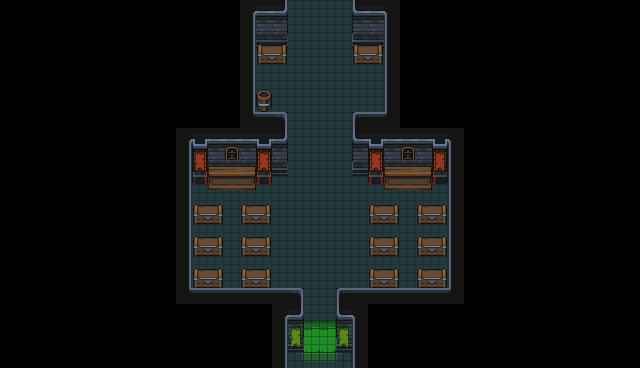

Rendered tile map (Tiled .tmx) drawn with the repository's tilesets; below, a short description and the map source with its tile grids summarised:
An orthogonal 40x23 tile map with 16x16 px tiles, 4 tile layers (floor, walls, doors, props), 2 tilesets and 4 objects (ReadyToGo, win, Player, Freedom).

<map version="1.8" tiledversion="1.8.6" orientation="orthogonal" renderorder="right-down" width="40" height="23" tilewidth="16" tileheight="16" infinite="0" nextlayerid="8" nextobjectid="12">
 <tileset firstgid="1" name="Dungeon tiles" tilewidth="16" tileheight="16" tilecount="625" columns="25">
  <image source="../images/Environment/Dungeon Prison/Assets/Tiles.png" width="400" height="400" />
  <tile id="0">
   <properties>
    <property name="obstacle" type="bool" value="true" />
   </properties>
  </tile>
  <tile id="1">
   <properties>
    <property name="obstacle" type="bool" value="true" />
   </properties>
  </tile>
  <tile id="2">
   <properties>
    <property name="obstacle" type="bool" value="true" />
   </properties>
  </tile>
  <tile id="3">
   <properties>
    <property name="obstacle" type="bool" value="true" />
   </properties>
  </tile>
  <tile id="25">
   <properties>
    <property name="obstacle" type="bool" value="true" />
   </properties>
  </tile>
  <tile id="26">
   <properties>
    <property name="obstacle" type="bool" value="true" />
   </properties>
  </tile>
  <tile id="27">
   <properties>
    <property name="obstacle" type="bool" value="true" />
   </properties>
  </tile>
  <tile id="28">
   <properties>
    <property name="obstacle" type="bool" value="true" />
   </properties>
  </tile>
  <tile id="50">
   <properties>
    <property name="obstacle" type="bool" value="true" />
   </properties>
  </tile>
  <tile id="51">
   <properties>
    <property name="obstacle" type="bool" value="true" />
   </properties>
  </tile>
  <tile id="52">
   <properties>
    <property name="obstacle" type="bool" value="true" />
   </properties>
  </tile>
  <tile id="53">
   <properties>
    <property name="obstacle" type="bool" value="true" />
   </properties>
  </tile>
  <tile id="75">
   <properties>
    <property name="obstacle" type="bool" value="true" />
   </properties>
  </tile>
  <tile id="76">
   <properties>
    <property name="obstacle" type="bool" value="true" />
   </properties>
  </tile>
  <tile id="77">
   <properties>
    <property name="obstacle" type="bool" value="true" />
   </properties>
  </tile>
  <tile id="100">
   <properties>
    <property name="obstacle" type="bool" value="true" />
   </properties>
  </tile>
  <tile id="101">
   <properties>
    <property name="obstacle" type="bool" value="true" />
   </properties>
  </tile>
  <tile id="102">
   <properties>
    <property name="obstacle" type="bool" value="true" />
   </properties>
  </tile>
  <tile id="103">
   <properties>
    <property name="obstacle" type="bool" value="true" />
   </properties>
  </tile>
  <tile id="104">
   <properties>
    <property name="obstacle" type="bool" value="true" />
   </properties>
  </tile>
  <tile id="109">
   <properties>
    <property name="obstacle" type="bool" value="true" />
   </properties>
  </tile>
  <tile id="125">
   <properties>
    <property name="obstacle" type="bool" value="true" />
   </properties>
  </tile>
  <tile id="126">
   <properties>
    <property name="obstacle" type="bool" value="true" />
   </properties>
  </tile>
  <tile id="127">
   <properties>
    <property name="obstacle" type="bool" value="true" />
   </properties>
  </tile>
  <tile id="128">
   <properties>
    <property name="obstacle" type="bool" value="true" />
   </properties>
  </tile>
  <tile id="129">
   <properties>
    <property name="obstacle" type="bool" value="true" />
   </properties>
  </tile>
  <tile id="134">
   <properties>
    <property name="obstacle" type="bool" value="true" />
   </properties>
  </tile>
  <tile id="150">
   <properties>
    <property name="obstacle" type="bool" value="true" />
   </properties>
  </tile>
  <tile id="151">
   <properties>
    <property name="obstacle" type="bool" value="true" />
   </properties>
  </tile>
  <tile id="152">
   <properties>
    <property name="obstacle" type="bool" value="true" />
   </properties>
  </tile>
  <tile id="153">
   <properties>
    <property name="obstacle" type="bool" value="true" />
   </properties>
  </tile>
  <tile id="154">
   <properties>
    <property name="obstacle" type="bool" value="true" />
   </properties>
  </tile>
  <tile id="209">
   <properties>
    <property name="obstacle" type="bool" value="true" />
   </properties>
  </tile>
  <tile id="234">
   <properties>
    <property name="obstacle" type="bool" value="true" />
   </properties>
  </tile>
  <tile id="325">
   <properties>
    <property name="obstacle" type="bool" value="true" />
   </properties>
  </tile>
  <tile id="326">
   <properties>
    <property name="obstacle" type="bool" value="true" />
   </properties>
  </tile>
  <tile id="327">
   <properties>
    <property name="obstacle" type="bool" value="true" />
   </properties>
  </tile>
  <tile id="328">
   <properties>
    <property name="obstacle" type="bool" value="true" />
   </properties>
  </tile>
  <tile id="329">
   <properties>
    <property name="obstacle" type="bool" value="true" />
   </properties>
  </tile>
 </tileset>
 <tileset firstgid="626" name="Dungeon props" tilewidth="16" tileheight="16" tilecount="625" columns="25">
  <image source="../images/Environment/Dungeon Prison/Assets/Props.png" width="400" height="400" />
  <tile id="6">
   <properties>
    <property name="obstacle" type="bool" value="true" />
   </properties>
  </tile>
  <tile id="7">
   <properties>
    <property name="obstacle" type="bool" value="true" />
   </properties>
  </tile>
  <tile id="8">
   <properties>
    <property name="obstacle" type="bool" value="true" />
   </properties>
  </tile>
  <tile id="107">
   <properties>
    <property name="obstacle" type="bool" value="true" />
   </properties>
  </tile>
  <tile id="132">
   <properties>
    <property name="obstacle" type="bool" value="true" />
   </properties>
  </tile>
  <tile id="157">
   <properties>
    <property name="obstacle" type="bool" value="true" />
   </properties>
  </tile>
 </tileset>
 <layer id="1" name="floor" width="40" height="23">
  <data>[920 cells, 184 non-empty, 6 distinct tile ids]</data>
 </layer>
 <layer id="2" name="walls" width="40" height="23">
  <data>[920 cells, 122 non-empty, 30 distinct tile ids]</data>
 </layer>
 <layer id="4" name="doors" width="40" height="23">
  <data>[920 cells, 0 non-empty, 0 distinct tile ids]</data>
 </layer>
 <layer id="3" name="props" width="40" height="23">
  <data>[920 cells, 84 non-empty, 17 distinct tile ids]</data>
 </layer>
 <objectgroup id="5" name="objects">
  <object id="3" name="ReadyToGo" x="310.951" y="65.1436">
   <properties>
    <property name="object">((:ui  :r 147 :g 56 :b 28 :text
"\"Let`s wrap it up. Admittedly, the game has its technical flaws, but
the hero's quest to overthrow the tyrant will captivate you.
In these challenging times, we need more games that touch our humanity.\"
"))</property>
   </properties>
   <point />
  </object>
  <object id="6" name="win" x="312.876" y="341.153">
   <properties>
    <property name="object" value="((:win))" />
   </properties>
   <point />
  </object>
  <object id="10" name="Player" x="306.908" y="35.783">
   <properties>
    <property name="object">((:player)
 (:character :speed 75.0)
 (:animation-state :sprite :player)
 (:sprite-sheet)
 (:size))</property>
   </properties>
   <point />
  </object>
  <object id="11" name="Freedom" x="314.349" y="256.409">
   <properties>
    <property name="object">((:ui  :r 147 :g 56 :b 28 :text
"\"That`s all from me for today, chat. Duty calls.
Oh, I'll definitely have trouble with my superiours because of my appearance.
These coffee stains are quite noticeable on my uniform black jacket.\"
"))</property>
   </properties>
   <point />
  </object>
 </objectgroup>
</map>
